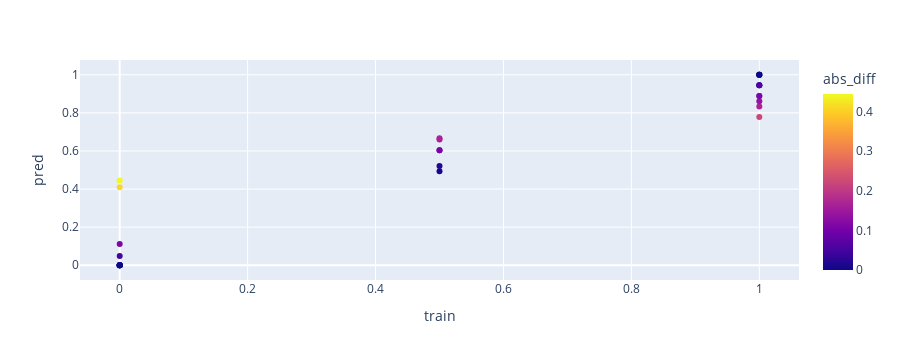

This figure's notebook cell:
### Code cell
best_ltr_reg_model.fit(X_ltr_reg_train, y_ltr_reg_train)
y_ltr_reg_train_pred = best_ltr_reg_model.predict(X_ltr_reg_train)
train_results_df = pd.concat([
    y_ltr_reg_train.rename("train"),
    pd.Series(y_ltr_reg_train_pred, index=y_ltr_reg_train.index).rename("pred"),
    (y_ltr_reg_train - y_ltr_reg_train_pred).abs().rename("abs_diff")
], axis=1)
# train_results_df
fig = px.scatter(train_results_df.reset_index(), x="train", y= "pred", color="abs_diff", hover_data=['patient'])
fig.show()

### Figure 1 — Plotly figure (JSON) as saved in the notebook; plotly's stock layout.template omitted (floating-point values rounded to 4 significant figures)
{"data": [{"customdata": [["GIL_12"], ["GIL_19"], ["NOV_16"], ["GIL_20"], ["NOV_19"], ["NOV_18"], ["GIL_01"], ["NOV_07"], ["GIL_06"], ["GIL_14"], ["NOV_23"], ["GIL_02"], ["NOV_14"], ["NOV_04"], ["GIL_03"], ["NOV_15"], ["NOV_25"], ["GIL_04"], ["NOV_20"], ["NOV_06"], ["NOV_17"], ["GIL_13"], ["NOV_05"], ["NOV_01"], ["NOV_03"], ["GIL_10"], ["GIL_18"], ["NOV_11"], ["NOV_21"]], "hovertemplate": "train=%{x}<br>pred=%{y}<br>patient=%{customdata[0]}<br>abs_diff=%{marker.color}<extra></extra>", "legendgroup": "", "marker": {"color": [0.1389, 0.05556, 0, 0.2222, 0.1042, 0, 0, 0.1042, 0, 0, 0, 0.04861, 0.006944, 0, 0.4097, 0.05556, 0.1667, 0, 0, 0.1597, 0.02083, 0.1667, 0.4444, 0, 0.1111, 0, 0.05556, 0.1111, 0.1111], "coloraxis": "coloraxis", "symbol": "circle"}, "mode": "markers", "name": "", "orientation": "v", "showlegend": false, "type": "scatter", "x": [1, 1, 1, 1, 0.5, 0, 0, 0.5, 0, 1, 0, 0, 0.5, 0, 0, 1, 1, 0, 1, 0.5, 0.5, 0.5, 0, 0, 0, 1, 1, 1, 1], "xaxis": "x", "y": [0.8611, 0.9444, 1, 0.7778, 0.6042, 0, 0, 0.6042, 0, 1, 0, 0.04861, 0.4931, 0, 0.4097, 0.9444, 0.8333, 0, 1, 0.6597, 0.5208, 0.6667, 0.4444, 0, 0.1111, 1, 0.9444, 0.8889, 0.8889], "yaxis": "y"}], "layout": {"coloraxis": {"colorbar": {"title": {"text": "abs_diff"}}, "colorscale": [[0, "#0d0887"], [0.1111, "#46039f"], [0.2222, "#7201a8"], [0.3333, "#9c179e"], [0.4444, "#bd3786"], [0.5556, "#d8576b"], [0.6667, "#ed7953"], [0.7778, "#fb9f3a"], [0.8889, "#fdca26"], [1, "#f0f921"]]}, "height": 360, "legend": {"tracegroupgap": 0}, "margin": {"t": 60}, "xaxis": {"anchor": "y", "autorange": true, "domain": [0, 1], "range": [-0.0646, 1.065], "title": {"text": "train"}, "type": "linear"}, "yaxis": {"anchor": "x", "autorange": true, "domain": [0, 1], "range": [-0.07743, 1.077], "title": {"text": "pred"}, "type": "linear"}}}
